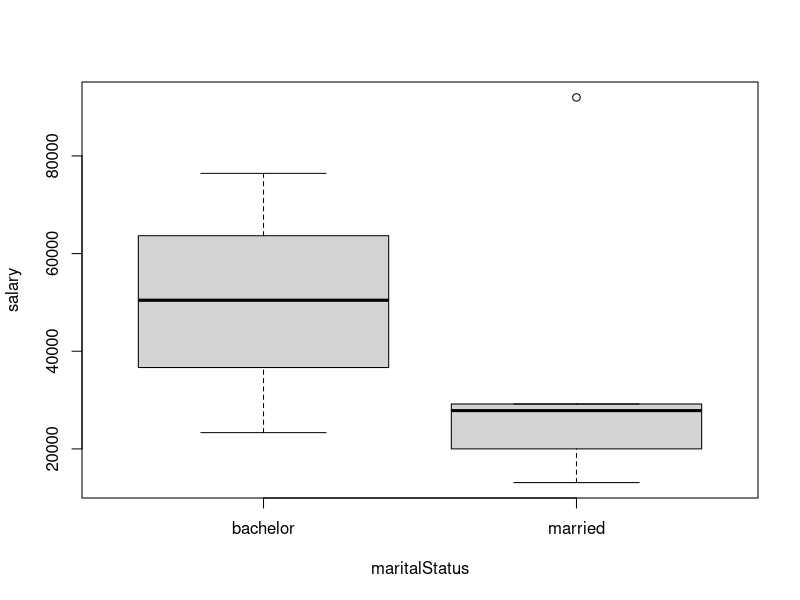

Generate this figure with R:
empid<-c(101,102,103,104,105,106,107,108,109,110)
salary<-c(20000,13100,50899,28900,23330,26789,91987,76433,50000,29200)
maritalStatus<-c('married','married','bachelor','married','bachelor','married','married','bachelor','bachelor','married')
dataframe<-data.frame(salary,maritalStatus)
dataframe
boxplot(salary~maritalStatus,data=dataframe)

